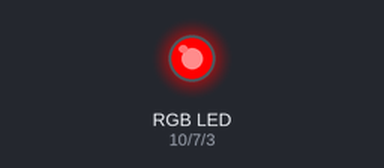
This sketch was run on a simulated Arduino Uno, built with avr-gcc and run on an emulated ATmega328P. Shown: an RGB LED mixed from three pins (HIGH = lit).

Above: at 0.5 s.
At 2.5 s:
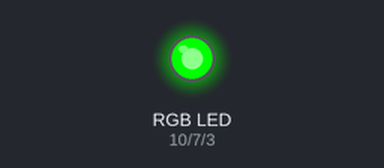
At 3.5 s:
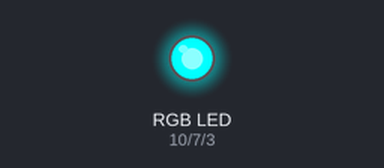
At 4.5 s:
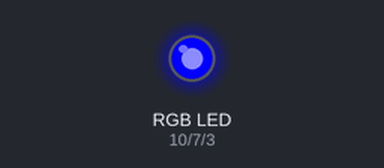
At 6.5 s:
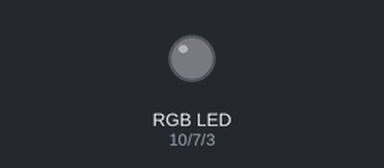
At 8.5 s:
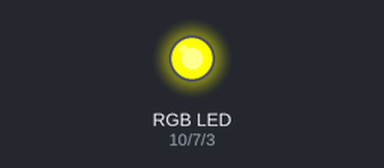
Timing chart, 0 to 9.1 s (numbered marks = the images above):
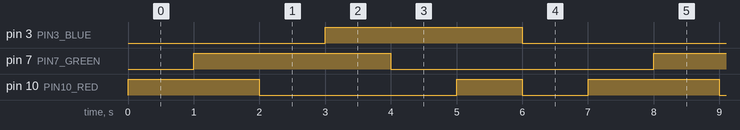

The sketch:

RgbLED.ino
```cpp
/*
  Playing with RGB LED
*/

const int PIN10_RED = 10;
const int PIN7_GREEN = 7;
const int PIN3_BLUE = 3;

void setup() {
  pinMode(PIN10_RED,OUTPUT);
  pinMode(PIN7_GREEN,OUTPUT);
  pinMode(PIN3_BLUE,OUTPUT);

}

void loop() {
  //blink_custom_color(HIGH,LOW,HIGH);
  cycle();


}

/*
  just turns down one value and turns up the next value
*/
void cycle(){
  blink_custom_color(HIGH,LOW,LOW);
  blink_custom_color(HIGH,HIGH,LOW);
  blink_custom_color(LOW,HIGH,LOW);
  blink_custom_color(LOW,HIGH,HIGH);
  blink_custom_color(LOW,LOW,HIGH);
  blink_custom_color(HIGH,LOW,HIGH);
  blink_custom_color(LOW,LOW,LOW);
}

void blink_custom_color(int r,int g, int b){
  digitalWrite(PIN10_RED, r);
  digitalWrite(PIN7_GREEN, g);
  digitalWrite(PIN3_BLUE, b);

  delay(1000);
}
```

Measured:
- by itself, pin 3 (PIN3_BLUE), pin 7 (PIN7_GREEN): alternates HIGH for 3.0 s and LOW for 4.0 s
- by itself, pin 10 (PIN10_RED): repeats every 7.0 s: LOW 3.0 s, HIGH 1.0 s, LOW 1.0 s, HIGH 2.0 s
- by itself, everything shown: repeats every 7.0 s, in 7 steps
